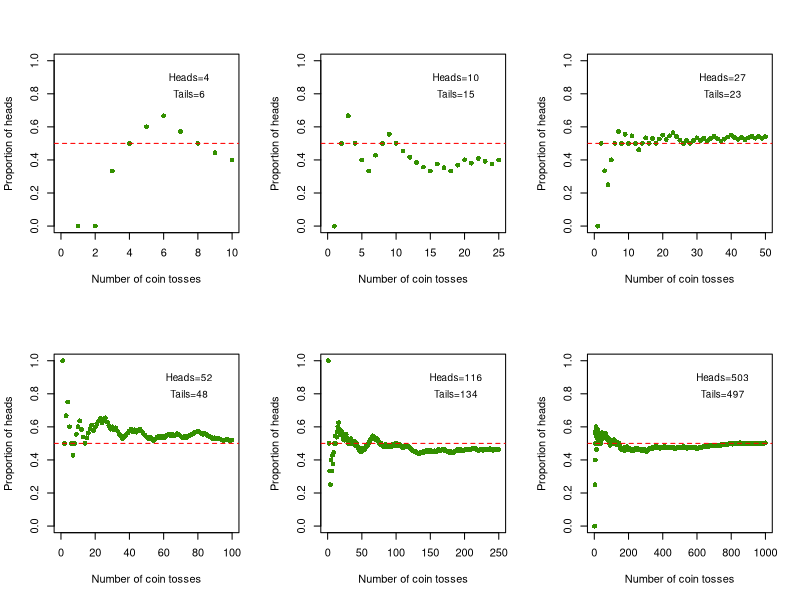

This figure's R source:
## Coin tossing
# Tails = less then 0.5
Number_of_tossing_function = function(number_of_tossing){
  number_of_heads = 0
  number_of_tails = 0
  proportion_of_head = 0
  toss_number=matrix(0, nrow=number_of_tossing, ncol=2)
  toss_results=matrix(0, nrow=number_of_tossing, ncol=2)
  proportion_results=matrix(0, nrow=number_of_tossing, ncol=2)
  for (i in 1:number_of_tossing)
  {
    toss_number[i,1] = i
    toss_number[i,2] = runif(1, min=0, max=1)
    toss_results[i,1] = i
    toss_results[i,2] = toss_number[i,2]
    proportion_results[i,1] = i
    if (toss_number[i,2] > 0.5){
      toss_results[i,2] = 1
      number_of_heads = number_of_heads + 1
    } 
    else {
      number_of_tails = number_of_tails + 1
      toss_results[i,2] = 0
      }
    proportion_of_head = number_of_heads/i
    proportion_results[i,2] = proportion_of_head
  }
  all_result = list(proportion_results,number_of_heads,number_of_tails)
  return(all_result)
}

par(mfrow=c(2,3))

all_experiment_array = c(10,25,50,100,250,1000)

for (i in all_experiment_array) {
  heads = 0
  tails = 0
  # Calling Number of Tossing function with multiple number
  all_values = Number_of_tossing_function(i)
  values = all_values[[1]]
  heads = all_values[[2]]
  tails = all_values[[3]]
  plot(values[,1],values[,2],xlab="Number of coin tosses", ylab="Proportion of heads", col="#339000", xlim=c(0,length(values[,1])), ylim=c(0,1), pch=16)
  abline(h=0.5, col="red", lwd=1, lty=2)
  text(length(values[,1])-(length(values[,1])/4),0.9, paste0("Heads=", heads),cex=0.9)
  text(length(values[,1])-(length(values[,1])/4),0.8, paste0("Tails=", tails), cex=0.9)
}
  
